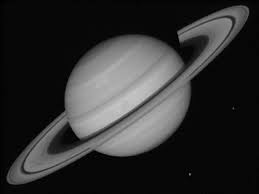
%> input picture 2A/L2_Filtering/saturn.jpeg, 259 x 194 px
$ octave Gray_Gradient.m   (GNU Octave 9; MATLAB toolbox functions it lacks are replaced by stand-ins)
%> lines starting %> are read from the running program, lines starting %| are printed output that depends on the picture; in (x1, y1, x2, y2) boxes, pixels count from 0 and x2, y2 are one past the last pixel; in counts of white or black regions, pixels touching at a corner belong together; the program's own positions count from 1
%Gradient gray
filt = fspecial("sobel");
img = imread("saturn.jpeg");
%> img is the input picture: size 194x259x3 uint8; min 0, max 199, mean 47.2
imshow(img)
outim = imfilter(double(img), filt);
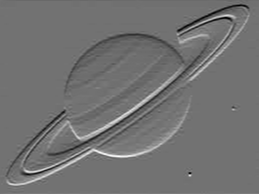
%> outim: size 194x259x3 double; min -353, max 435, mean 0; drawn with min black and max white
imagesc(outim)
colormap gray;
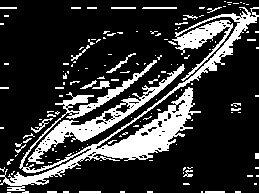
%> displayed picture: size 194x259x3, on the screen's scale of 0 to 255; 21.2% white; 146 white regions (125 under 20 px), largest, box (x1, y1, x2, y2) and area: (0, 7, 259, 194) 7146, (28, 64, 185, 164) 1953, (106, 53, 136, 73) 89

$ run again, with 2A/L2_Filtering/Correlation Filtering - Uniform Weights.png saved as 2A/L2_Filtering/saturn.jpeg
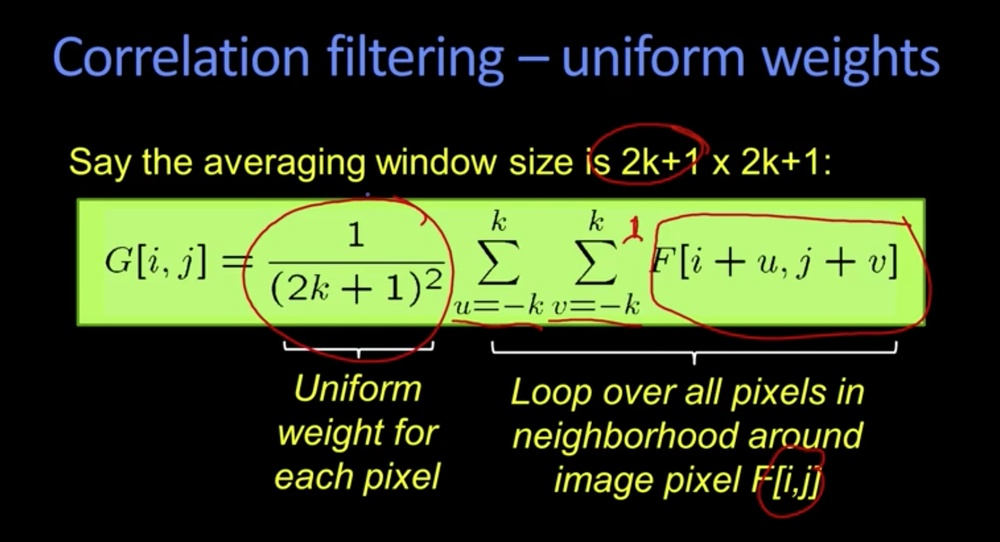
%> input picture 2A/L2_Filtering/Correlation Filtering - Uniform Weights.png, 1000 x 542 px, shrunk from 1630 x 884 before the run
%> img is the input picture: size 542x1000x3 uint8; mean R, G, B 47.4, 57.9, 30.7
%> `outim = imfilter(double(img), filt);`:
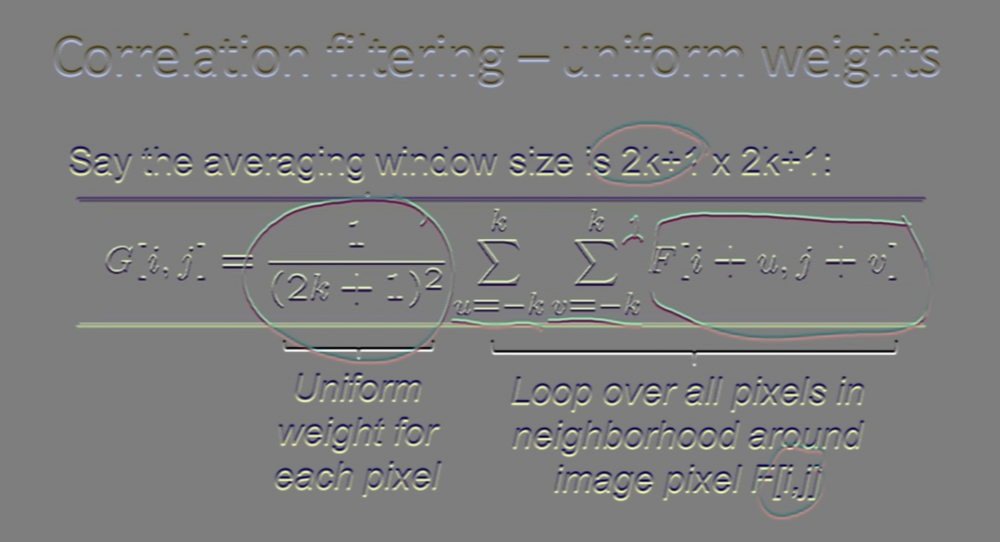
%> outim: size 542x1000x3 double; mean R, G, B 0, 0, 0; drawn with min black and max white
%> `colormap gray;`:
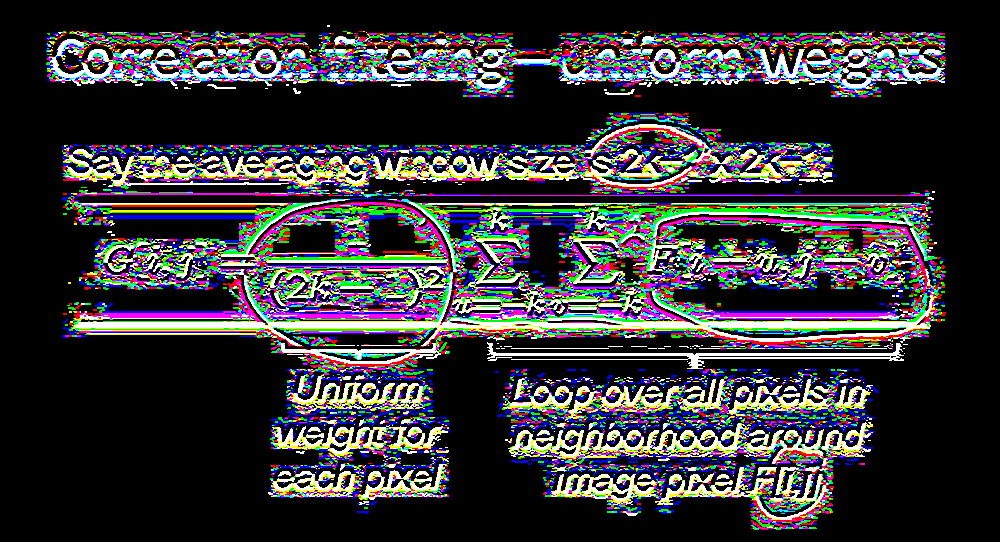
%> displayed picture: size 542x1000x3, on the screen's scale of 0 to 255; mean R, G, B 53.6, 52.7, 55.5

$ run again, with 2A/L2_Filtering/Correlation Filtering - non uniform weights.png saved as 2A/L2_Filtering/saturn.jpeg
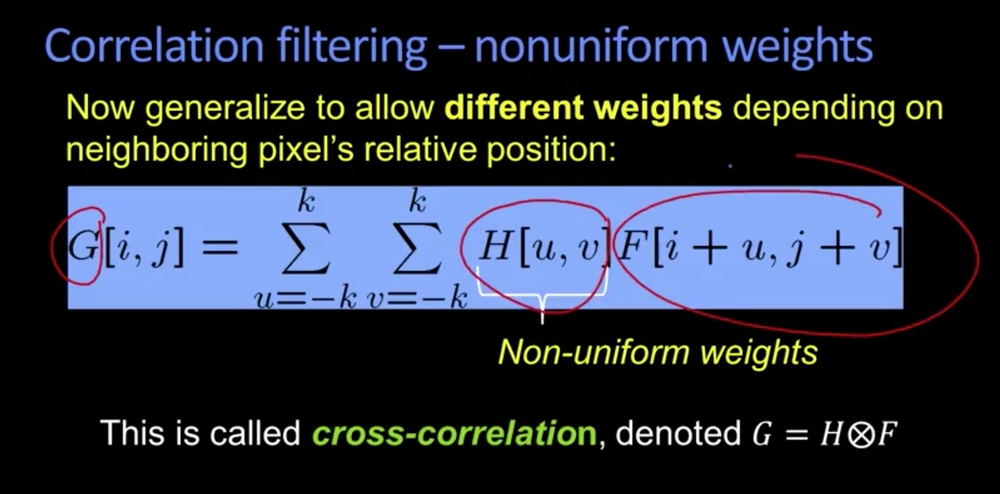
%> input picture 2A/L2_Filtering/Correlation Filtering - non uniform weights.png, 1000 x 494 px, shrunk from 1720 x 850 before the run
%> img is the input picture: size 494x1000x3 uint8; mean R, G, B 40.1, 46.7, 58.4
%> `outim = imfilter(double(img), filt);`:
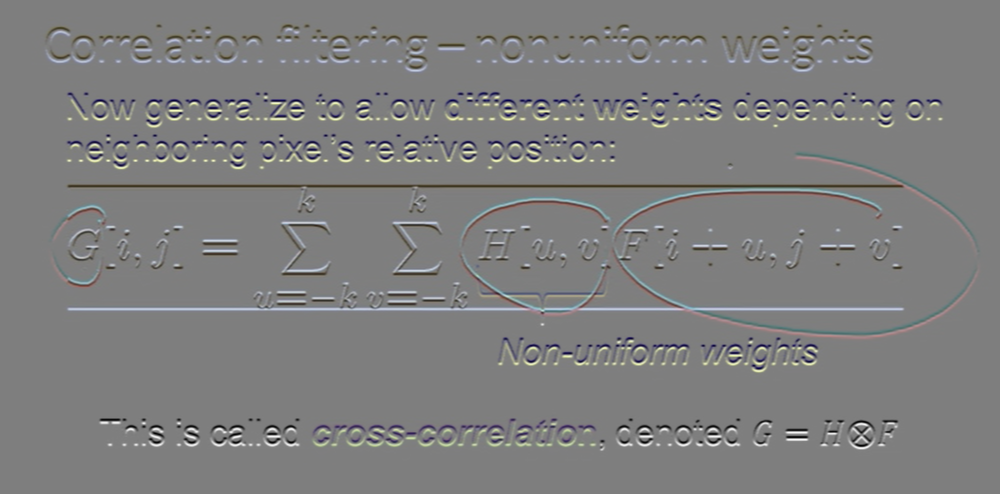
%> outim: size 494x1000x3 double; mean R, G, B 0, 0, 0; drawn with min black and max white
%> `colormap gray;`:
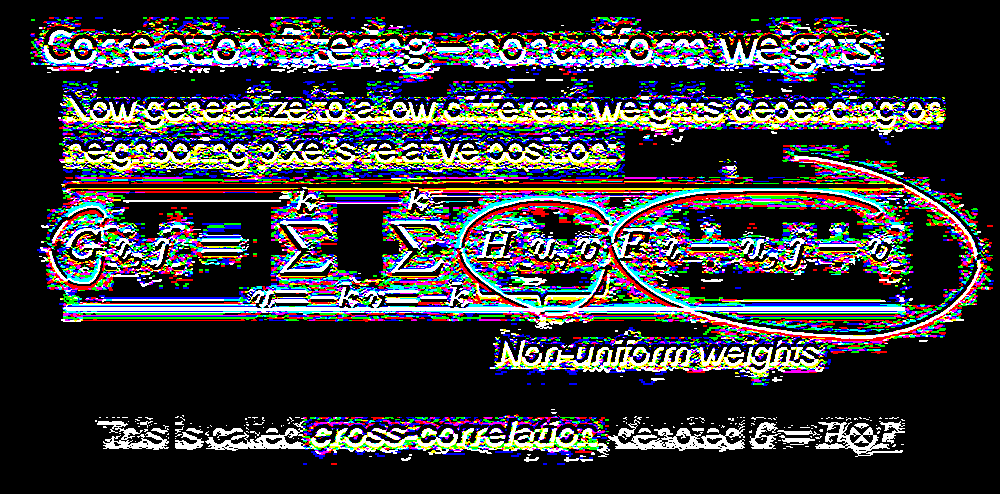
%> displayed picture: size 494x1000x3, on the screen's scale of 0 to 255; mean R, G, B 55.6, 56, 58.4

$ run again, with 2A/L2_Filtering/Gaussian Filter - sigma change .png saved as 2A/L2_Filtering/saturn.jpeg
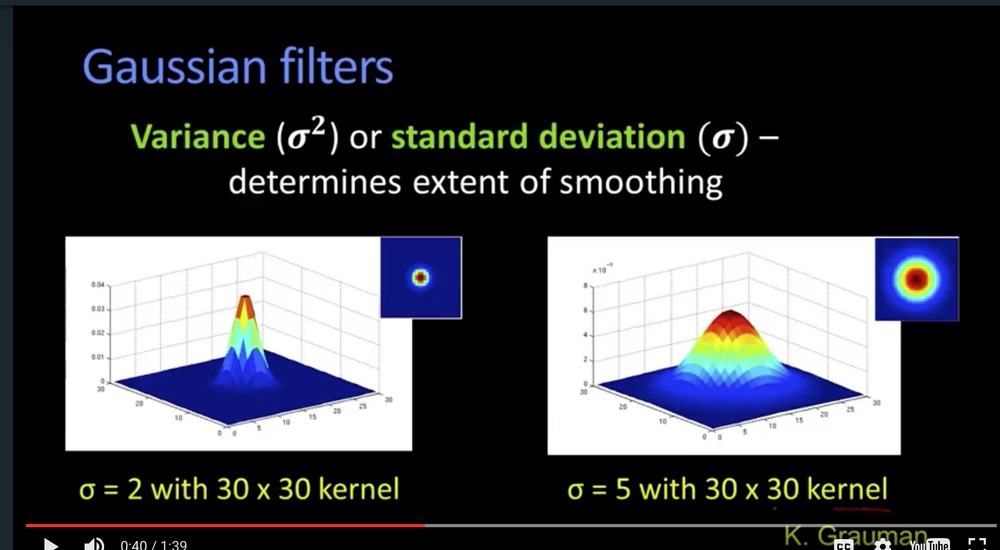
%> input picture 2A/L2_Filtering/Gaussian Filter - sigma change .png, 1000 x 550 px, shrunk from 1844 x 1014 before the run
%> img is the input picture: size 550x1000x3 uint8; mean R, G, B 67.2, 68.8, 73.4
%> `outim = imfilter(double(img), filt);`:
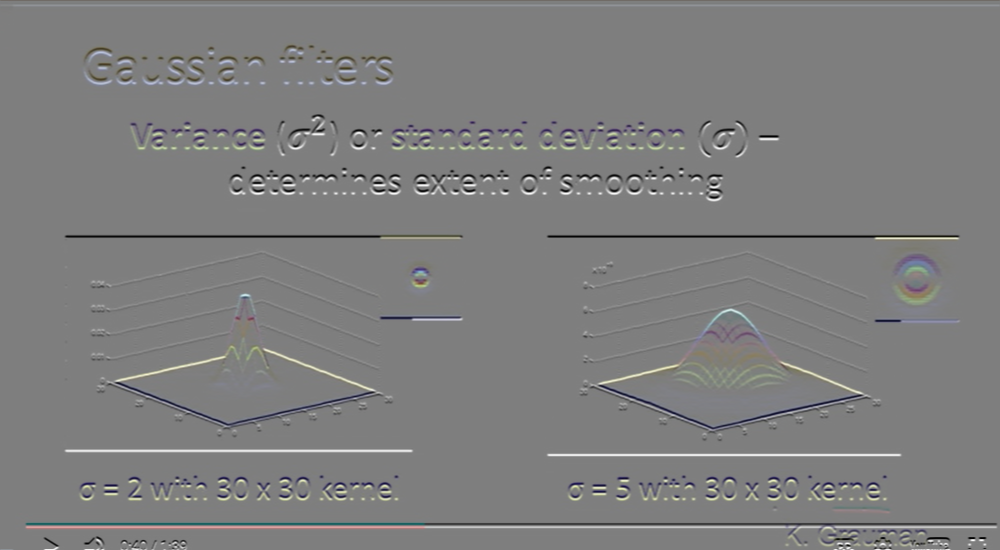
%> outim: size 550x1000x3 double; mean R, G, B 0, 0.1, 0.2; drawn with min black and max white
%> `colormap gray;`:
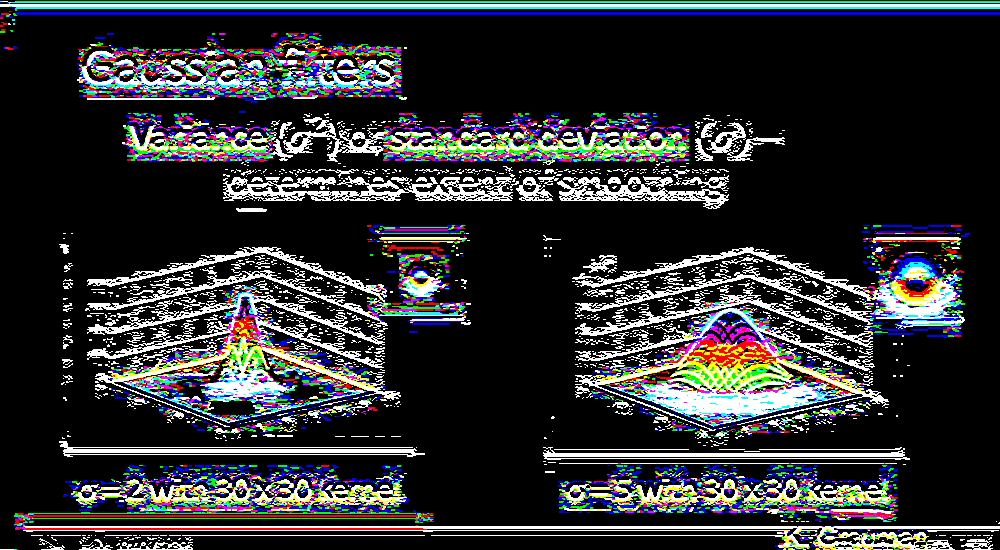
%> displayed picture: size 550x1000x3, on the screen's scale of 0 to 255; mean R, G, B 46.7, 48.6, 50.3
